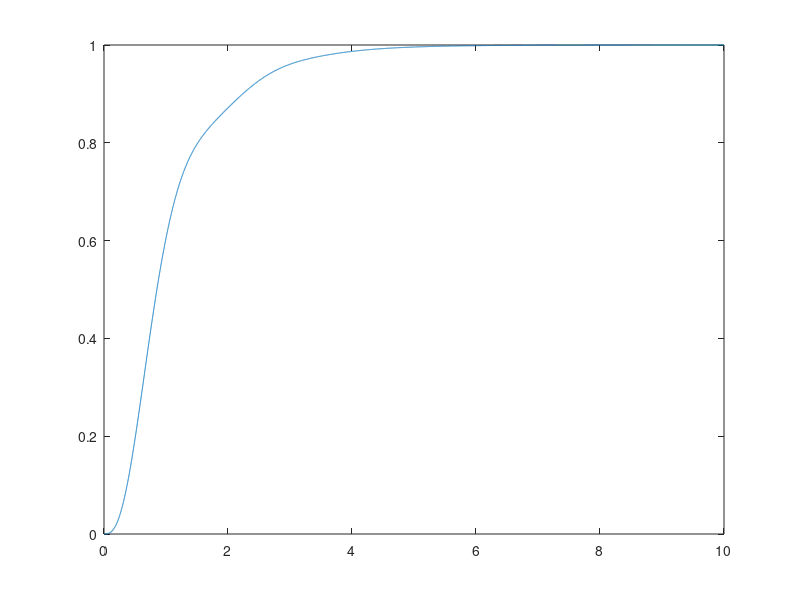

The MATLAB script that drew this image: (Note: this script raises an error after producing the figure.)
% enter the parameters and basic tf
K = 1
Kr = 0.9

s =tf('s') 
h = 20/(s+1)/(s+4)

% move pick-off point for fb loop with Kr one to the right, multiply by 
% s to compensate, so I get a single fb loop with: 1+ Kr*s
H_ry = feedback(K*h/s, 1+Kr*s)
H_ry.num{1}
H_ry.den{1}

% first do the inner loop
H_in = feedback(K*h, Kr)

% now the rest
H_re = feedback(1, H_in*(1/s))
H_re.num{1}
H_re.den{1}

% settling time
t = 0:0.001:10;
y = step(H_ry, t);

% check!
plot(t, y)

lsiminfo(y, t, 'SettlingTimeThreshold', 0.05)

% root-locus procedure on the open loop
rltool(K*h/s*(1+Kr*s))

% adjust until gain for damping coefficient 0.8 is found